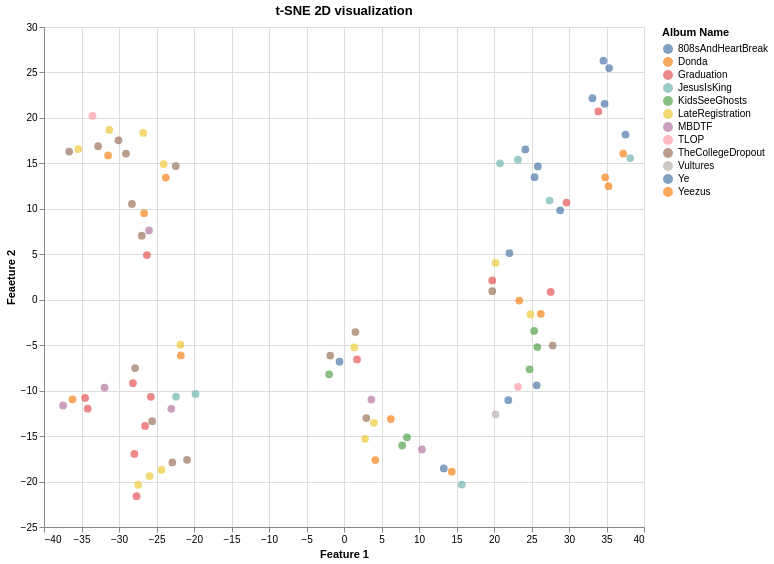
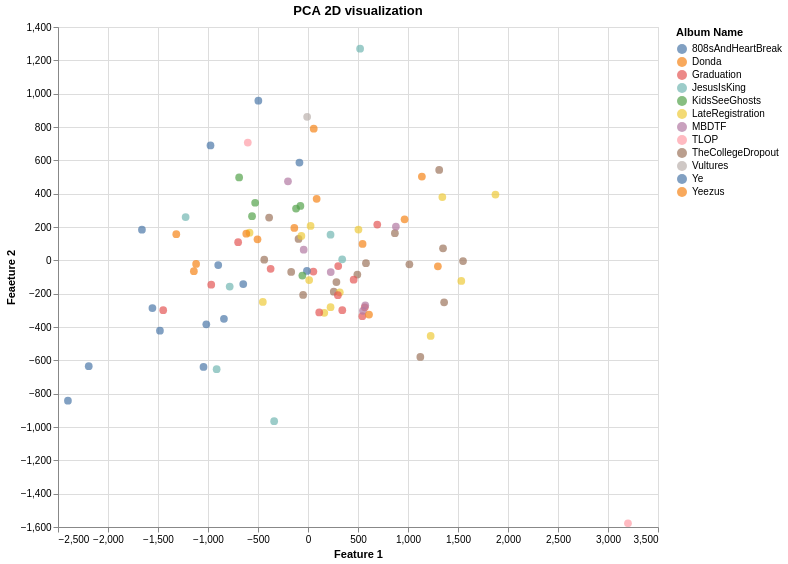
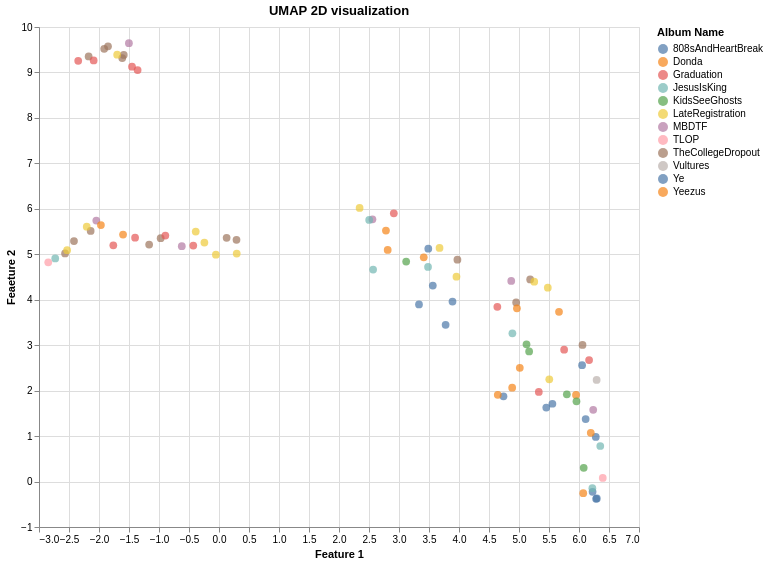

These figures' notebook cell, in order:
### Markdown cell above
# Wizualizacja reprezentacji w różnych formach

### Code cell
from sklearn.manifold import TSNE
import pandas as pd
import altair as alt
from sklearn.decomposition import PCA
import umap

tsne = TSNE(n_components=2, random_state=42, perplexity=5)
X_tsne = tsne.fit_transform(df)

pca = PCA(n_components=2, random_state=42)
X_pca = pca.fit_transform(df)

ump = umap.UMAP(n_neighbors=8, min_dist=0.1, n_components=2,metric='cosine', random_state=42)
X_umap = ump.fit_transform(df)

def create_scatter(X, id, title):
    df_vis = pd.DataFrame({
        'x': X[:, 0],
        'y': X[:, 1],
        'Title': titles,
        'Album': albums
    })
    chart = alt.Chart(df_vis).mark_circle(size=60).encode(
        x=alt.X('x', title='Feature 1'),
        y=alt.Y('y', title='Feaeture 2'),
        color=alt.Color('Album', title='Album Name'), 
        tooltip=['Title', 'Album'] 
    ).properties(
        title=title,
        width=600,
        height=500
    ).interactive() 
    chart.save(f'scatter_plot_{id}.html')
    chart.show()

create_scatter(X_tsne, "tsne", "t-SNE 2D visualization")
create_scatter(X_pca, "pca", "PCA 2D visualization")
create_scatter(X_umap, "umap", "UMAP 2D visualization")

### Figure 1 — Vega-Lite specification as saved in the notebook (floating-point values rounded to 4 significant figures)
{"config": {"view": {"continuousWidth": 300, "continuousHeight": 300}}, "data": {"name": "data-99d918eee0231ac7ae249afa4588873b"}, "mark": {"type": "circle", "size": 60}, "encoding": {"color": {"field": "Album", "title": "Album Name", "type": "nominal"}, "tooltip": [{"field": "Title", "type": "nominal"}, {"field": "Album", "type": "nominal"}], "x": {"field": "x", "title": "Feature 1", "type": "quantitative"}, "y": {"field": "y", "title": "Feaeture 2", "type": "quantitative"}}, "height": 500, "params": [{"name": "param_1e9efca18e7a2868", "select": {"type": "interval", "encodings": ["x", "y"]}, "bind": "scales"}], "title": "t-SNE 2D visualization", "width": 600, "$schema": "https://vega.github.io/schema/vega-lite/v6.1.0.json", "datasets": {"data-99d918eee0231ac7ae249afa4588873b": [{"x": 19.77, "y": 0.9366, "Title": "I'll Fly Away.mp3", "Album": "TheCollegeDropout"}, {"x": -22.44, "y": 14.7, "Title": "Breathe In Breathe Out.mp3", "Album": "TheCollegeDropout"}, {"x": -25.58, "y": -13.36, "Title": "Graduation Day.mp3", "Album": "TheCollegeDropout"}, {"x": -26.96, "y": 7.048, "Title": "Kanye West - Family Business (HD).mp3", "Album": "TheCollegeDropout"}, {"x": -22.89, "y": -17.9, "Title": "Never Let Me Down (Album Version (Edited)).mp3", "Album": "TheCollegeDropout"}, {"x": -20.93, "y": -17.61, "Title": "Slow Jamz (feat. Kanye West & Jamie Foxx).mp3", "Album": "TheCollegeDropout"}, {"x": -36.65, "y": 16.3, "Title": "Two Words (Radio Edit).mp3", "Album": "TheCollegeDropout"}, {"x": -1.832, "y": -6.141, "Title": "Kanye West - Jesus Walks (Version 2).mp3", "Album": "TheCollegeDropout"}, {"x": 2.977, "y": -13.01, "Title": "Last Call.mp3", "Album": "TheCollegeDropout"}, {"x": -28.28, "y": 10.53, "Title": "The New Workout Plan.mp3", "Album": "TheCollegeDropout"}, {"x": 1.523, "y": -3.55, "Title": "School Spirit.mp3", "Album": "TheCollegeDropout"}, {"x": -29.07, "y": 16.07, "Title": "Through The Wire (Main Version).mp3", "Album": "TheCollegeDropout"}, {"x": -27.86, "y": -7.522, "Title": "Spaceship.mp3", "Album": "TheCollegeDropout"}, {"x": -32.79, "y": 16.88, "Title": "We Don't Care.mp3", "Album": "TheCollegeDropout"}, {"x": 27.82, "y": -5.046, "Title": "Kanye West - Get 'Em High (feat. Common & Talib Kweli) [Official Video].mp3", "Album": "TheCollegeDropout"}, {"x": -30.07, "y": 17.54, "Title": "All Falls Down.mp3", "Album": "TheCollegeDropout"}, {"x": -26.76, "y": 18.35, "Title": "Bring Me Down.mp3", "Album": "LateRegistration"}, {"x": 20.21, "y": 4.066, "Title": "Late.mp3", "Album": "LateRegistration"}, {"x": -24.34, "y": -18.72, "Title": "Diamonds From Sierra Leone (Remix).mp3", "Album": "LateRegistration"}, {"x": -21.8, "y": -4.946, "Title": "Addiction.mp3", "Album": "LateRegistration"}, {"x": -35.43, "y": 16.58, "Title": "We Major.mp3", "Album": "LateRegistration"}, {"x": -27.45, "y": -20.37, "Title": "Celebration.mp3", "Album": "LateRegistration"}, {"x": 2.81, "y": -15.29, "Title": "Drive Slow.mp3", "Album": "LateRegistration"}, {"x": -25.92, "y": -19.4, "Title": "Diamonds From Sierra Leone (Bonus Track).mp3", "Album": "LateRegistration"}, {"x": -24.05, "y": 14.91, "Title": "Crack Music.mp3", "Album": "LateRegistration"}, {"x": 1.377, "y": -5.228, "Title": "Kanye West - Hey Mama (HD).mp3", "Album": "LateRegistration"}, {"x": 24.87, "y": -1.612, "Title": "Roses.mp3", "Album": "LateRegistration"}, {"x": -31.3, "y": 18.68, "Title": "My Way Home.mp3", "Album": "LateRegistration"}, {"x": 4.002, "y": -13.54, "Title": "Gone.mp3", "Album": "LateRegistration"}, {"x": 29.67, "y": 10.68, "Title": "Good Morning.mp3", "Album": "Graduation"}, {"x": -27.66, "y": -21.61, "Title": "Stronger.mp3", "Album": "Graduation"}, {"x": -27.95, "y": -16.96, "Title": "The Glory.mp3", "Album": "Graduation"}, {"x": -26.52, "y": -13.89, "Title": "Good Life.mp3", "Album": "Graduation"}, {"x": -28.15, "y": -9.18, "Title": "Big Brother.mp3", "Album": "Graduation"}, {"x": -34.17, "y": -11.98, "Title": "Can't Tell Me Nothing.mp3", "Album": "Graduation"}, {"x": -26.28, "y": 4.92, "Title": "Champion.mp3", "Album": "Graduation"}, {"x": 1.734, "y": -6.572, "Title": "Homecoming.mp3", "Album": "Graduation"}, {"x": -34.52, "y": -10.8, "Title": "Flashing Lights.mp3", "Album": "Graduation"}, {"x": 33.91, "y": 20.71, "Title": "I Wonder.mp3", "Album": "Graduation"}, {"x": -25.76, "y": -10.68, "Title": "Barry Bonds.mp3", "Album": "Graduation"}, {"x": 27.56, "y": 0.8566, "Title": "Everything I Am.mp3", "Album": "Graduation"}, {"x": 19.77, "y": 2.126, "Title": "Drunk and Hot Girls.mp3", "Album": "Graduation"}, {"x": 37.53, "y": 18.17, "Title": "Kanye West - Love Lockdown.mp3", "Album": "808sAndHeartBreak"}, {"x": -0.5984, "y": -6.817, "Title": "Kanye West - Paranoid ft. Mr Hudson.mp3", "Album": "808sAndHeartBreak"}, {"x": 28.82, "y": 9.835, "Title": "Kanye West - Heartless.mp3", "Album": "808sAndHeartBreak"}, {"x": 25.41, "y": 13.48, "Title": "Kanye West - Street Lights.mp3", "Album": "808sAndHeartBreak"}, {"x": 25.85, "y": 14.66, "Title": "Kanye West - Amazing ft. Young Jeezy.mp3", "Album": "808sAndHeartBreak"}, {"x": 35.35, "y": 25.48, "Title": "Kanye West - Welcome To Heartbreak ft. Kid Cudi.mp3", "Album": "808sAndHeartBreak"}, {"x": 24.18, "y": 16.53, "Title": "Pinocchio Story (Freestyle Live from Singapore) - Kanye West w⧸Lyrics.mp3", "Album": "808sAndHeartBreak"}, {"x": 33.12, "y": 22.16, "Title": "Robocop- Kanye West.mp3", "Album": "808sAndHeartBreak"}, {"x": 22.06, "y": 5.137, "Title": "Kanye West - Coldest Winter.mp3", "Album": "808sAndHeartBreak"}, {"x": 34.75, "y": 21.55, "Title": "Kanye West - Say You Will (808s & Heartbreak).mp3", "Album": "808sAndHeartBreak"}, {"x": 34.59, "y": 26.3, "Title": "KANYE WEST BAD NEWS.mp3", "Album": "808sAndHeartBreak"}, {"x": 13.3, "y": -18.56, "Title": "Kanye West Feat. Lil Wayne - See you in My Nightmares Musicvideo.mp3", "Album": "808sAndHeartBreak"}, {"x": -23.02, "y": -12.0, "Title": "Kanye West - So Appalled (8D Audio).mp3", "Album": "MBDTF"}, {"x": 10.4, "y": -16.47, "Title": "My Beautiful Dark Twisted Fantasy - A Tragic Magnum Opus.mp3", "Album": "MBDTF"}, {"x": -37.46, "y": -11.63, "Title": "POWER.mp3", "Album": "MBDTF"}, {"x": -26.0, "y": 7.624, "Title": "Kanye West - So Appalled.mp3", "Album": "MBDTF"}, {"x": -31.93, "y": -9.664, "Title": "Kanye West - Devil in a New Dress (HQ Audio).mp3", "Album": "MBDTF"}, {"x": 3.65, "y": -10.98, "Title": "Dark Fantasy.mp3", "Album": "MBDTF"}, {"x": 6.241, "y": -13.13, "Title": "Guilt Trip.mp3", "Album": "Yeezus"}, {"x": -36.2, "y": -10.96, "Title": "Bound 2.mp3", "Album": "Yeezus"}, {"x": -21.76, "y": -6.129, "Title": "Blood On The Leaves.mp3", "Album": "Yeezus"}, {"x": -23.76, "y": 13.44, "Title": "I'm In It.mp3", "Album": "Yeezus"}, {"x": -31.45, "y": 15.87, "Title": "On Sight.mp3", "Album": "Yeezus"}, {"x": 35.27, "y": 12.5, "Title": "I Am A God.mp3", "Album": "Yeezus"}, {"x": -26.65, "y": 9.52, "Title": "Black Skinhead.mp3", "Album": "Yeezus"}, {"x": 34.83, "y": 13.46, "Title": "Hold My Liquor.mp3", "Album": "Yeezus"}, {"x": 23.37, "y": -0.09177, "Title": "New Slaves.mp3", "Album": "Yeezus"}, {"x": 26.24, "y": -1.551, "Title": "Kanye West - Send It Up [HQ].mp3", "Album": "Yeezus"}, {"x": 23.19, "y": -9.586, "Title": "Kanye West - Ultralight Beam ft. Chance the Rapper LYRICS (HQ).mp3", "Album": "TLOP"}, {"x": -33.53, "y": 20.23, "Title": "Kanye West - Famous feat. Rihanna (The Life Of Pablo) Official Audio.mp3", "Album": "TLOP"}, {"x": 21.91, "y": -11.05, "Title": "Kanye West - Violent Crimes (Lyric Video).mp3", "Album": "Ye"}, {"x": 25.69, "y": -9.416, "Title": "Kanye West - I Thought About Killing You [YE Album].mp3", "Album": "Ye"}, {"x": 25.35, "y": -3.431, "Title": "Kanye West & Kid Cudi - Reborn (Kids See Ghosts).mp3", "Album": "KidsSeeGhosts"}, {"x": 25.77, "y": -5.202, "Title": "4th Dimension.mp3", "Album": "KidsSeeGhosts"}, {"x": 24.74, "y": -7.648, "Title": "Feel The Love.mp3", "Album": "KidsSeeGhosts"}, {"x": 7.757, "y": -16.03, "Title": "Cudi Montage.mp3", "Album": "KidsSeeGhosts"}, {"x": 8.397, "y": -15.13, "Title": "Kanye West & Kid Cudi - Cudi Montage (Kids See Ghost).mp3", "Album": "KidsSeeGhosts"}, {"x": -1.983, "y": -8.204, "Title": "Fire.mp3", "Album": "KidsSeeGhosts"}, {"x": 23.18, "y": 15.4, "Title": "Jesus Is Lord.mp3", "Album": "JesusIsKing"}, {"x": -22.39, "y": -10.66, "Title": "God Is.mp3", "Album": "JesusIsKing"}, {"x": -19.8, "y": -10.36, "Title": "Use This Gospel.mp3", "Album": "JesusIsKing"}, {"x": 20.8, "y": 15.0, "Title": "Every Hour.mp3", "Album": "JesusIsKing"}, {"x": 38.16, "y": 15.59, "Title": "Kanye West - Closed On Sunday (Official Video).mp3", "Album": "JesusIsKing"}, {"x": 15.71, "y": -20.33, "Title": "Kanye West - Follow God.mp3", "Album": "JesusIsKing"}, {"x": 27.41, "y": 10.91, "Title": "Selah.mp3", "Album": "JesusIsKing"}, {"x": 14.36, "y": -18.91, "Title": "Kanye West - Hurricane ⧸⧸ Sub Español & Lyrics.mp3", "Album": "Donda"}, {"x": 4.174, "y": -17.64, "Title": "Kanye West - Donda (Audio).mp3", "Album": "Donda"}, {"x": 37.23, "y": 16.08, "Title": "Kanye West - God Breathed (Official Audio).mp3", "Album": "Donda"}, {"x": 20.22, "y": -12.61, "Title": "¥$, Ye, Ty Dolla $ign - Vultures (Havoc Version) feat. Bump J & Lil Durk.mp3", "Album": "Vultures"}]}}

### Figure 2 — Vega-Lite specification as saved in the notebook (floating-point values rounded to 4 significant figures)
{"config": {"view": {"continuousWidth": 300, "continuousHeight": 300}}, "data": {"name": "data-9c67da38276cc4df14d7a9d5937c2ad2"}, "mark": {"type": "circle", "size": 60}, "encoding": {"color": {"field": "Album", "title": "Album Name", "type": "nominal"}, "tooltip": [{"field": "Title", "type": "nominal"}, {"field": "Album", "type": "nominal"}], "x": {"field": "x", "title": "Feature 1", "type": "quantitative"}, "y": {"field": "y", "title": "Feaeture 2", "type": "quantitative"}}, "height": 500, "params": [{"name": "param_1e9efca18e7a2868", "select": {"type": "interval", "encodings": ["x", "y"]}, "bind": "scales"}], "title": "PCA 2D visualization", "width": 600, "$schema": "https://vega.github.io/schema/vega-lite/v6.1.0.json", "datasets": {"data-9c67da38276cc4df14d7a9d5937c2ad2": [{"x": -437.6, "y": 3.772, "Title": "I'll Fly Away.mp3", "Album": "TheCollegeDropout"}, {"x": 1312.0, "y": 542.7, "Title": "Breathe In Breathe Out.mp3", "Album": "TheCollegeDropout"}, {"x": 257.7, "y": -188.4, "Title": "Graduation Day.mp3", "Album": "TheCollegeDropout"}, {"x": 869.0, "y": 163.2, "Title": "Kanye West - Family Business (HD).mp3", "Album": "TheCollegeDropout"}, {"x": 284.1, "y": -130.3, "Title": "Never Let Me Down (Album Version (Edited)).mp3", "Album": "TheCollegeDropout"}, {"x": 493.5, "y": -85.51, "Title": "Slow Jamz (feat. Kanye West & Jamie Foxx).mp3", "Album": "TheCollegeDropout"}, {"x": 1123.0, "y": -579.5, "Title": "Two Words (Radio Edit).mp3", "Album": "TheCollegeDropout"}, {"x": -168.0, "y": -69.42, "Title": "Kanye West - Jesus Walks (Version 2).mp3", "Album": "TheCollegeDropout"}, {"x": -94.63, "y": 128.6, "Title": "Last Call.mp3", "Album": "TheCollegeDropout"}, {"x": 1014.0, "y": -23.86, "Title": "The New Workout Plan.mp3", "Album": "TheCollegeDropout"}, {"x": -48.86, "y": -207.7, "Title": "School Spirit.mp3", "Album": "TheCollegeDropout"}, {"x": 1350.0, "y": 72.24, "Title": "Through The Wire (Main Version).mp3", "Album": "TheCollegeDropout"}, {"x": 579.7, "y": -17.06, "Title": "Spaceship.mp3", "Album": "TheCollegeDropout"}, {"x": 1361.0, "y": -251.8, "Title": "We Don't Care.mp3", "Album": "TheCollegeDropout"}, {"x": -388.7, "y": 256.3, "Title": "Kanye West - Get 'Em High (feat. Common & Talib Kweli) [Official Video].mp3", "Album": "TheCollegeDropout"}, {"x": 1550.0, "y": -4.235, "Title": "All Falls Down.mp3", "Album": "TheCollegeDropout"}, {"x": 1875.0, "y": 394.6, "Title": "Bring Me Down.mp3", "Album": "LateRegistration"}, {"x": -451.7, "y": -249.6, "Title": "Late.mp3", "Album": "LateRegistration"}, {"x": 317.8, "y": -191.9, "Title": "Diamonds From Sierra Leone (Remix).mp3", "Album": "LateRegistration"}, {"x": 504.5, "y": 184.4, "Title": "Addiction.mp3", "Album": "LateRegistration"}, {"x": 1227.0, "y": -453.9, "Title": "We Major.mp3", "Album": "LateRegistration"}, {"x": 162.9, "y": -315.0, "Title": "Celebration.mp3", "Album": "LateRegistration"}, {"x": 25.88, "y": 206.5, "Title": "Drive Slow.mp3", "Album": "LateRegistration"}, {"x": 225.8, "y": -281.1, "Title": "Diamonds From Sierra Leone (Bonus Track).mp3", "Album": "LateRegistration"}, {"x": 1343.0, "y": 379.5, "Title": "Crack Music.mp3", "Album": "LateRegistration"}, {"x": 11.66, "y": -118.1, "Title": "Kanye West - Hey Mama (HD).mp3", "Album": "LateRegistration"}, {"x": -584.6, "y": 165.9, "Title": "Roses.mp3", "Album": "LateRegistration"}, {"x": 1533.0, "y": -123.5, "Title": "My Way Home.mp3", "Album": "LateRegistration"}, {"x": -66.19, "y": 146.7, "Title": "Gone.mp3", "Album": "LateRegistration"}, {"x": -967.6, "y": -145.8, "Title": "Good Morning.mp3", "Album": "Graduation"}, {"x": 112.2, "y": -312.4, "Title": "Stronger.mp3", "Album": "Graduation"}, {"x": 342.8, "y": -299.0, "Title": "The Glory.mp3", "Album": "Graduation"}, {"x": 298.7, "y": -209.1, "Title": "Good Life.mp3", "Album": "Graduation"}, {"x": 456.5, "y": -115.9, "Title": "Big Brother.mp3", "Album": "Graduation"}, {"x": 568.0, "y": -282.0, "Title": "Can't Tell Me Nothing.mp3", "Album": "Graduation"}, {"x": 692.7, "y": 214.9, "Title": "Champion.mp3", "Album": "Graduation"}, {"x": 53.72, "y": -67.72, "Title": "Homecoming.mp3", "Album": "Graduation"}, {"x": 543.3, "y": -335.0, "Title": "Flashing Lights.mp3", "Album": "Graduation"}, {"x": -1448.0, "y": -299.2, "Title": "I Wonder.mp3", "Album": "Graduation"}, {"x": 302.2, "y": -34.61, "Title": "Barry Bonds.mp3", "Album": "Graduation"}, {"x": -698.7, "y": 109.0, "Title": "Everything I Am.mp3", "Album": "Graduation"}, {"x": -373.7, "y": -50.69, "Title": "Drunk and Hot Girls.mp3", "Album": "Graduation"}, {"x": -1661.0, "y": 183.6, "Title": "Kanye West - Love Lockdown.mp3", "Album": "808sAndHeartBreak"}, {"x": -10.63, "y": -63.29, "Title": "Kanye West - Paranoid ft. Mr Hudson.mp3", "Album": "808sAndHeartBreak"}, {"x": -897.8, "y": -28.28, "Title": "Kanye West - Heartless.mp3", "Album": "808sAndHeartBreak"}, {"x": -840.6, "y": -350.8, "Title": "Kanye West - Street Lights.mp3", "Album": "808sAndHeartBreak"}, {"x": -1017.0, "y": -384.1, "Title": "Kanye West - Amazing ft. Young Jeezy.mp3", "Album": "808sAndHeartBreak"}, {"x": -2193.0, "y": -635.0, "Title": "Kanye West - Welcome To Heartbreak ft. Kid Cudi.mp3", "Album": "808sAndHeartBreak"}, {"x": -1045.0, "y": -639.7, "Title": "Pinocchio Story (Freestyle Live from Singapore) - Kanye West w⧸Lyrics.mp3", "Album": "808sAndHeartBreak"}, {"x": -1481.0, "y": -422.3, "Title": "Robocop- Kanye West.mp3", "Album": "808sAndHeartBreak"}, {"x": -647.6, "y": -142.1, "Title": "Kanye West - Coldest Winter.mp3", "Album": "808sAndHeartBreak"}, {"x": -1556.0, "y": -286.1, "Title": "Kanye West - Say You Will (808s & Heartbreak).mp3", "Album": "808sAndHeartBreak"}, {"x": -2401.0, "y": -842.3, "Title": "KANYE WEST BAD NEWS.mp3", "Album": "808sAndHeartBreak"}, {"x": -85.62, "y": 586.6, "Title": "Kanye West Feat. Lil Wayne - See you in My Nightmares Musicvideo.mp3", "Album": "808sAndHeartBreak"}, {"x": 227.3, "y": -70.35, "Title": "Kanye West - So Appalled (8D Audio).mp3", "Album": "MBDTF"}, {"x": -200.3, "y": 473.8, "Title": "My Beautiful Dark Twisted Fantasy - A Tragic Magnum Opus.mp3", "Album": "MBDTF"}, {"x": 549.5, "y": -302.6, "Title": "POWER.mp3", "Album": "MBDTF"}, {"x": 879.0, "y": 202.8, "Title": "Kanye West - So Appalled.mp3", "Album": "MBDTF"}, {"x": 572.6, "y": -269.8, "Title": "Kanye West - Devil in a New Dress (HQ Audio).mp3", "Album": "MBDTF"}, {"x": -43.16, "y": 63.58, "Title": "Dark Fantasy.mp3", "Album": "MBDTF"}, {"x": -136.6, "y": 194.5, "Title": "Guilt Trip.mp3", "Album": "Yeezus"}, {"x": 610.1, "y": -325.0, "Title": "Bound 2.mp3", "Album": "Yeezus"}, {"x": 545.7, "y": 98.42, "Title": "Blood On The Leaves.mp3", "Album": "Yeezus"}, {"x": 1139.0, "y": 502.9, "Title": "I'm In It.mp3", "Album": "Yeezus"}, {"x": 1299.0, "y": -35.78, "Title": "On Sight.mp3", "Album": "Yeezus"}, {"x": -1141.0, "y": -65.49, "Title": "I Am A God.mp3", "Album": "Yeezus"}, {"x": 965.7, "y": 246.1, "Title": "Black Skinhead.mp3", "Album": "Yeezus"}, {"x": -1119.0, "y": -21.32, "Title": "Hold My Liquor.mp3", "Album": "Yeezus"}, {"x": -504.9, "y": 126.2, "Title": "New Slaves.mp3", "Album": "Yeezus"}, {"x": -617.0, "y": 159.9, "Title": "Kanye West - Send It Up [HQ].mp3", "Album": "Yeezus"}, {"x": -602.1, "y": 707.0, "Title": "Kanye West - Ultralight Beam ft. Chance the Rapper LYRICS (HQ).mp3", "Album": "TLOP"}, {"x": 3200.0, "y": -1578.0, "Title": "Kanye West - Famous feat. Rihanna (The Life Of Pablo) Official Audio.mp3", "Album": "TLOP"}, {"x": -496.3, "y": 957.8, "Title": "Kanye West - Violent Crimes (Lyric Video).mp3", "Album": "Ye"}, {"x": -975.1, "y": 689.1, "Title": "Kanye West - I Thought About Killing You [YE Album].mp3", "Album": "Ye"}, {"x": -559.6, "y": 264.7, "Title": "Kanye West & Kid Cudi - Reborn (Kids See Ghosts).mp3", "Album": "KidsSeeGhosts"}, {"x": -528.5, "y": 345.5, "Title": "4th Dimension.mp3", "Album": "KidsSeeGhosts"}, {"x": -688.6, "y": 497.5, "Title": "Feel The Love.mp3", "Album": "KidsSeeGhosts"}, {"x": -75.92, "y": 326.7, "Title": "Cudi Montage.mp3", "Album": "KidsSeeGhosts"}, {"x": -119.6, "y": 310.4, "Title": "Kanye West & Kid Cudi - Cudi Montage (Kids See Ghost).mp3", "Album": "KidsSeeGhosts"}, {"x": -56.27, "y": -91.02, "Title": "Fire.mp3", "Album": "KidsSeeGhosts"}, {"x": -913.6, "y": -653.4, "Title": "Jesus Is Lord.mp3", "Album": "JesusIsKing"}, {"x": 341.9, "y": 6.45, "Title": "God Is.mp3", "Album": "JesusIsKing"}, {"x": 225.4, "y": 153.6, "Title": "Use This Gospel.mp3", "Album": "JesusIsKing"}, {"x": -338.5, "y": -965.5, "Title": "Every Hour.mp3", "Album": "JesusIsKing"}, {"x": -1224.0, "y": 259.3, "Title": "Kanye West - Closed On Sunday (Official Video).mp3", "Album": "JesusIsKing"}, {"x": 521.0, "y": 1270.0, "Title": "Kanye West - Follow God.mp3", "Album": "JesusIsKing"}, {"x": -783.0, "y": -157.4, "Title": "Selah.mp3", "Album": "JesusIsKing"}, {"x": 57.31, "y": 789.6, "Title": "Kanye West - Hurricane ⧸⧸ Sub Español & Lyrics.mp3", "Album": "Donda"}, {"x": 86.58, "y": 368.8, "Title": "Kanye West - Donda (Audio).mp3", "Album": "Donda"}, {"x": -1317.0, "y": 156.9, "Title": "Kanye West - God Breathed (Official Audio).mp3", "Album": "Donda"}, {"x": -8.438, "y": 861.3, "Title": "¥$, Ye, Ty Dolla $ign - Vultures (Havoc Version) feat. Bump J & Lil Durk.mp3", "Album": "Vultures"}]}}

### Figure 3 — Vega-Lite specification as saved in the notebook (floating-point values rounded to 4 significant figures)
{"config": {"view": {"continuousWidth": 300, "continuousHeight": 300}}, "data": {"name": "data-0824e5b7e77ae02137821c8d051c93d2"}, "mark": {"type": "circle", "size": 60}, "encoding": {"color": {"field": "Album", "title": "Album Name", "type": "nominal"}, "tooltip": [{"field": "Title", "type": "nominal"}, {"field": "Album", "type": "nominal"}], "x": {"field": "x", "title": "Feature 1", "type": "quantitative"}, "y": {"field": "y", "title": "Feaeture 2", "type": "quantitative"}}, "height": 500, "params": [{"name": "param_1e9efca18e7a2868", "select": {"type": "interval", "encodings": ["x", "y"]}, "bind": "scales"}], "title": "UMAP 2D visualization", "width": 600, "$schema": "https://vega.github.io/schema/vega-lite/v6.1.0.json", "datasets": {"data-0824e5b7e77ae02137821c8d051c93d2": [{"x": 4.952, "y": 3.939, "Title": "I'll Fly Away.mp3", "Album": "TheCollegeDropout"}, {"x": -1.612, "y": 9.317, "Title": "Breathe In Breathe Out.mp3", "Album": "TheCollegeDropout"}, {"x": -2.173, "y": 9.351, "Title": "Graduation Day.mp3", "Album": "TheCollegeDropout"}, {"x": -1.85, "y": 9.576, "Title": "Kanye West - Family Business (HD).mp3", "Album": "TheCollegeDropout"}, {"x": 0.2917, "y": 5.318, "Title": "Never Let Me Down (Album Version (Edited)).mp3", "Album": "TheCollegeDropout"}, {"x": 0.1272, "y": 5.363, "Title": "Slow Jamz (feat. Kanye West & Jamie Foxx).mp3", "Album": "TheCollegeDropout"}, {"x": -2.566, "y": 5.019, "Title": "Two Words (Radio Edit).mp3", "Album": "TheCollegeDropout"}, {"x": 3.974, "y": 4.882, "Title": "Kanye West - Jesus Walks (Version 2).mp3", "Album": "TheCollegeDropout"}, {"x": 5.186, "y": 4.445, "Title": "Last Call.mp3", "Album": "TheCollegeDropout"}, {"x": -0.9723, "y": 5.354, "Title": "The New Workout Plan.mp3", "Album": "TheCollegeDropout"}, {"x": -1.588, "y": 9.385, "Title": "School Spirit.mp3", "Album": "TheCollegeDropout"}, {"x": -1.164, "y": 5.214, "Title": "Through The Wire (Main Version).mp3", "Album": "TheCollegeDropout"}, {"x": -1.913, "y": 9.519, "Title": "Spaceship.mp3", "Album": "TheCollegeDropout"}, {"x": -2.417, "y": 5.292, "Title": "We Don't Care.mp3", "Album": "TheCollegeDropout"}, {"x": 6.058, "y": 3.005, "Title": "Kanye West - Get 'Em High (feat. Common & Talib Kweli) [Official Video].mp3", "Album": "TheCollegeDropout"}, {"x": -2.139, "y": 5.514, "Title": "All Falls Down.mp3", "Album": "TheCollegeDropout"}, {"x": -0.3879, "y": 5.501, "Title": "Bring Me Down.mp3", "Album": "LateRegistration"}, {"x": 3.958, "y": 4.507, "Title": "Late.mp3", "Album": "LateRegistration"}, {"x": 0.2955, "y": 5.017, "Title": "Diamonds From Sierra Leone (Remix).mp3", "Album": "LateRegistration"}, {"x": 3.676, "y": 5.139, "Title": "Addiction.mp3", "Album": "LateRegistration"}, {"x": -2.531, "y": 5.09, "Title": "We Major.mp3", "Album": "LateRegistration"}, {"x": -0.2435, "y": 5.259, "Title": "Celebration.mp3", "Album": "LateRegistration"}, {"x": 5.48, "y": 4.265, "Title": "Drive Slow.mp3", "Album": "LateRegistration"}, {"x": -0.05191, "y": 4.991, "Title": "Diamonds From Sierra Leone (Bonus Track).mp3", "Album": "LateRegistration"}, {"x": -1.697, "y": 9.391, "Title": "Crack Music.mp3", "Album": "LateRegistration"}, {"x": 2.343, "y": 6.02, "Title": "Kanye West - Hey Mama (HD).mp3", "Album": "LateRegistration"}, {"x": 5.505, "y": 2.249, "Title": "Roses.mp3", "Album": "LateRegistration"}, {"x": -2.204, "y": 5.608, "Title": "My Way Home.mp3", "Album": "LateRegistration"}, {"x": 5.254, "y": 4.396, "Title": "Gone.mp3", "Album": "LateRegistration"}, {"x": 5.752, "y": 2.901, "Title": "Good Morning.mp3", "Album": "Graduation"}, {"x": -0.4287, "y": 5.192, "Title": "Stronger.mp3", "Album": "Graduation"}, {"x": -0.8941, "y": 5.412, "Title": "The Glory.mp3", "Album": "Graduation"}, {"x": -2.347, "y": 9.257, "Title": "Good Life.mp3", "Album": "Graduation"}, {"x": -2.089, "y": 9.266, "Title": "Big Brother.mp3", "Album": "Graduation"}, {"x": -1.399, "y": 5.364, "Title": "Can't Tell Me Nothing.mp3", "Album": "Graduation"}, {"x": -1.356, "y": 9.052, "Title": "Champion.mp3", "Album": "Graduation"}, {"x": 2.914, "y": 5.901, "Title": "Homecoming.mp3", "Album": "Graduation"}, {"x": -1.761, "y": 5.198, "Title": "Flashing Lights.mp3", "Album": "Graduation"}, {"x": 5.33, "y": 1.971, "Title": "I Wonder.mp3", "Album": "Graduation"}, {"x": -1.45, "y": 9.128, "Title": "Barry Bonds.mp3", "Album": "Graduation"}, {"x": 6.168, "y": 2.673, "Title": "Everything I Am.mp3", "Album": "Graduation"}, {"x": 4.639, "y": 3.844, "Title": "Drunk and Hot Girls.mp3", "Album": "Graduation"}, {"x": 6.285, "y": -0.3812, "Title": "Kanye West - Love Lockdown.mp3", "Album": "808sAndHeartBreak"}, {"x": 3.488, "y": 5.122, "Title": "Kanye West - Paranoid ft. Mr Hudson.mp3", "Album": "808sAndHeartBreak"}, {"x": 6.052, "y": 2.559, "Title": "Kanye West - Heartless.mp3", "Album": "808sAndHeartBreak"}, {"x": 3.563, "y": 4.311, "Title": "Kanye West - Street Lights.mp3", "Album": "808sAndHeartBreak"}, {"x": 3.891, "y": 3.959, "Title": "Kanye West - Amazing ft. Young Jeezy.mp3", "Album": "808sAndHeartBreak"}, {"x": 4.741, "y": 1.874, "Title": "Kanye West - Welcome To Heartbreak ft. Kid Cudi.mp3", "Album": "808sAndHeartBreak"}, {"x": 3.333, "y": 3.896, "Title": "Pinocchio Story (Freestyle Live from Singapore) - Kanye West w⧸Lyrics.mp3", "Album": "808sAndHeartBreak"}, {"x": 6.111, "y": 1.375, "Title": "Robocop- Kanye West.mp3", "Album": "808sAndHeartBreak"}, {"x": 3.777, "y": 3.449, "Title": "Kanye West - Coldest Winter.mp3", "Album": "808sAndHeartBreak"}, {"x": 5.557, "y": 1.712, "Title": "Kanye West - Say You Will (808s & Heartbreak).mp3", "Album": "808sAndHeartBreak"}, {"x": 5.455, "y": 1.629, "Title": "KANYE WEST BAD NEWS.mp3", "Album": "808sAndHeartBreak"}, {"x": 6.28, "y": 0.982, "Title": "Kanye West Feat. Lil Wayne - See you in My Nightmares Musicvideo.mp3", "Album": "808sAndHeartBreak"}, {"x": 2.558, "y": 5.77, "Title": "Kanye West - So Appalled (8D Audio).mp3", "Album": "MBDTF"}, {"x": 6.237, "y": 1.578, "Title": "My Beautiful Dark Twisted Fantasy - A Tragic Magnum Opus.mp3", "Album": "MBDTF"}, {"x": -0.6201, "y": 5.179, "Title": "POWER.mp3", "Album": "MBDTF"}, {"x": -1.502, "y": 9.645, "Title": "Kanye West - So Appalled.mp3", "Album": "MBDTF"}, {"x": -2.045, "y": 5.742, "Title": "Kanye West - Devil in a New Dress (HQ Audio).mp3", "Album": "MBDTF"}, {"x": 4.871, "y": 4.413, "Title": "Dark Fantasy.mp3", "Album": "MBDTF"}, {"x": 4.965, "y": 3.811, "Title": "Guilt Trip.mp3", "Album": "Yeezus"}, {"x": -1.599, "y": 5.435, "Title": "Bound 2.mp3", "Album": "Yeezus"}, {"x": 2.812, "y": 5.097, "Title": "Blood On The Leaves.mp3", "Album": "Yeezus"}, {"x": 3.412, "y": 4.933, "Title": "I'm In It.mp3", "Album": "Yeezus"}, {"x": -1.968, "y": 5.643, "Title": "On Sight.mp3", "Album": "Yeezus"}, {"x": 4.646, "y": 1.907, "Title": "I Am A God.mp3", "Album": "Yeezus"}, {"x": 2.782, "y": 5.522, "Title": "Black Skinhead.mp3", "Album": "Yeezus"}, {"x": 4.886, "y": 2.064, "Title": "Hold My Liquor.mp3", "Album": "Yeezus"}, {"x": 5.013, "y": 2.501, "Title": "New Slaves.mp3", "Album": "Yeezus"}, {"x": 5.95, "y": 1.906, "Title": "Kanye West - Send It Up [HQ].mp3", "Album": "Yeezus"}, {"x": 6.396, "y": 0.07962, "Title": "Kanye West - Ultralight Beam ft. Chance the Rapper LYRICS (HQ).mp3", "Album": "TLOP"}, {"x": -2.846, "y": 4.822, "Title": "Kanye West - Famous feat. Rihanna (The Life Of Pablo) Official Audio.mp3", "Album": "TLOP"}, {"x": 6.226, "y": -0.2264, "Title": "Kanye West - Violent Crimes (Lyric Video).mp3", "Album": "Ye"}, {"x": 6.297, "y": -0.3724, "Title": "Kanye West - I Thought About Killing You [YE Album].mp3", "Album": "Ye"}, {"x": 5.797, "y": 1.919, "Title": "Kanye West & Kid Cudi - Reborn (Kids See Ghosts).mp3", "Album": "KidsSeeGhosts"}, {"x": 5.958, "y": 1.765, "Title": "4th Dimension.mp3", "Album": "KidsSeeGhosts"}, {"x": 6.079, "y": 0.3028, "Title": "Feel The Love.mp3", "Album": "KidsSeeGhosts"}, {"x": 5.125, "y": 3.02, "Title": "Cudi Montage.mp3", "Album": "KidsSeeGhosts"}, {"x": 5.169, "y": 2.862, "Title": "Kanye West & Kid Cudi - Cudi Montage (Kids See Ghost).mp3", "Album": "KidsSeeGhosts"}, {"x": 3.119, "y": 4.84, "Title": "Fire.mp3", "Album": "KidsSeeGhosts"}, {"x": 2.569, "y": 4.664, "Title": "Jesus Is Lord.mp3", "Album": "JesusIsKing"}, {"x": 2.503, "y": 5.755, "Title": "God Is.mp3", "Album": "JesusIsKing"}, {"x": 3.484, "y": 4.721, "Title": "Use This Gospel.mp3", "Album": "JesusIsKing"}, {"x": -2.73, "y": 4.91, "Title": "Every Hour.mp3", "Album": "JesusIsKing"}, {"x": 6.223, "y": -0.1469, "Title": "Kanye West - Closed On Sunday (Official Video).mp3", "Album": "JesusIsKing"}, {"x": 6.355, "y": 0.782, "Title": "Kanye West - Follow God.mp3", "Album": "JesusIsKing"}, {"x": 4.89, "y": 3.262, "Title": "Selah.mp3", "Album": "JesusIsKing"}, {"x": 6.196, "y": 1.072, "Title": "Kanye West - Hurricane ⧸⧸ Sub Español & Lyrics.mp3", "Album": "Donda"}, {"x": 5.667, "y": 3.734, "Title": "Kanye West - Donda (Audio).mp3", "Album": "Donda"}, {"x": 6.071, "y": -0.2563, "Title": "Kanye West - God Breathed (Official Audio).mp3", "Album": "Donda"}, {"x": 6.294, "y": 2.236, "Title": "¥$, Ye, Ty Dolla $ign - Vultures (Havoc Version) feat. Bump J & Lil Durk.mp3", "Album": "Vultures"}]}}
